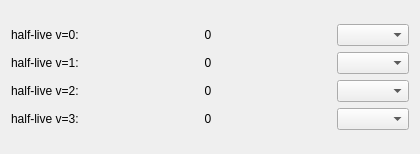
<?xml version="1.0" encoding="UTF-8"?>
<ui version="4.0">
<comment> This file is part of TUNNEX.

 TUNNEX is free software: you can redistribute it and/or modify
 it under the terms of the GNU General Public License as published by
 the Free Software Foundation, either version 3 of the License, or
 laster any later version.

 TUNNEX is distributed in the hope that it will be useful,
 but WITHOUT ANY WARRANTY; without even the implied warranty of
 MERCHANTABILITY or FITNESS FOR A PARTICULAR PURPOSE.  See the
 GNU General Public License for more details.

 You should have received a copy of the GNU General Public License
 along with TUNNEX.  If not, see http://www.gnu.org/licenses/.

 TUNNEX 1.0.0 
 Copyright (c) Henrik Quanz
 </comment>
 <class>WKB::widgets::resultWidget</class>
 <widget class="QWidget" name="WKB::widgets::resultWidget">
  <property name="geometry">
   <rect>
    <x>0</x>
    <y>0</y>
    <width>420</width>
    <height>154</height>
   </rect>
  </property>
  <property name="sizePolicy">
   <sizepolicy hsizetype="Preferred" vsizetype="Preferred">
    <horstretch>0</horstretch>
    <verstretch>0</verstretch>
   </sizepolicy>
  </property>
  <property name="minimumSize">
   <size>
    <width>420</width>
    <height>154</height>
   </size>
  </property>
  <property name="windowTitle">
   <string>Form</string>
  </property>
  <property name="locale">
   <locale language="English" country="UnitedStates"/>
  </property>
  <layout class="QGridLayout" name="gridLayout">
   <item row="3" column="2">
    <widget class="QComboBox" name="combo_v2">
     <property name="sizePolicy">
      <sizepolicy hsizetype="Fixed" vsizetype="Fixed">
       <horstretch>0</horstretch>
       <verstretch>0</verstretch>
      </sizepolicy>
     </property>
    </widget>
   </item>
   <item row="3" column="1">
    <widget class="QLabel" name="resV2">
     <property name="sizePolicy">
      <sizepolicy hsizetype="Preferred" vsizetype="Fixed">
       <horstretch>0</horstretch>
       <verstretch>0</verstretch>
      </sizepolicy>
     </property>
     <property name="text">
      <string>0</string>
     </property>
     <property name="alignment">
      <set>Qt::AlignCenter</set>
     </property>
     <property name="textInteractionFlags">
      <set>Qt::LinksAccessibleByMouse|Qt::TextSelectableByMouse</set>
     </property>
    </widget>
   </item>
   <item row="4" column="1">
    <widget class="QLabel" name="resV3">
     <property name="sizePolicy">
      <sizepolicy hsizetype="Preferred" vsizetype="Fixed">
       <horstretch>0</horstretch>
       <verstretch>0</verstretch>
      </sizepolicy>
     </property>
     <property name="text">
      <string>0</string>
     </property>
     <property name="alignment">
      <set>Qt::AlignCenter</set>
     </property>
     <property name="textInteractionFlags">
      <set>Qt::LinksAccessibleByMouse|Qt::TextSelectableByMouse</set>
     </property>
    </widget>
   </item>
   <item row="4" column="0">
    <widget class="QLabel" name="label_4">
     <property name="sizePolicy">
      <sizepolicy hsizetype="Fixed" vsizetype="Fixed">
       <horstretch>0</horstretch>
       <verstretch>0</verstretch>
      </sizepolicy>
     </property>
     <property name="text">
      <string>half-live v=3:</string>
     </property>
    </widget>
   </item>
   <item row="4" column="2">
    <widget class="QComboBox" name="combo_v3">
     <property name="sizePolicy">
      <sizepolicy hsizetype="Fixed" vsizetype="Fixed">
       <horstretch>0</horstretch>
       <verstretch>0</verstretch>
      </sizepolicy>
     </property>
    </widget>
   </item>
   <item row="1" column="0">
    <widget class="QLabel" name="label">
     <property name="sizePolicy">
      <sizepolicy hsizetype="Fixed" vsizetype="Fixed">
       <horstretch>0</horstretch>
       <verstretch>0</verstretch>
      </sizepolicy>
     </property>
     <property name="text">
      <string>half-live v=0:</string>
     </property>
    </widget>
   </item>
   <item row="1" column="1">
    <widget class="QLabel" name="resV0">
     <property name="sizePolicy">
      <sizepolicy hsizetype="Preferred" vsizetype="Fixed">
       <horstretch>0</horstretch>
       <verstretch>0</verstretch>
      </sizepolicy>
     </property>
     <property name="text">
      <string>0</string>
     </property>
     <property name="alignment">
      <set>Qt::AlignCenter</set>
     </property>
     <property name="textInteractionFlags">
      <set>Qt::LinksAccessibleByMouse|Qt::TextSelectableByMouse</set>
     </property>
    </widget>
   </item>
   <item row="1" column="2">
    <widget class="QComboBox" name="combo_v0">
     <property name="sizePolicy">
      <sizepolicy hsizetype="Fixed" vsizetype="Fixed">
       <horstretch>0</horstretch>
       <verstretch>0</verstretch>
      </sizepolicy>
     </property>
    </widget>
   </item>
   <item row="2" column="0">
    <widget class="QLabel" name="label_2">
     <property name="sizePolicy">
      <sizepolicy hsizetype="Fixed" vsizetype="Fixed">
       <horstretch>0</horstretch>
       <verstretch>0</verstretch>
      </sizepolicy>
     </property>
     <property name="text">
      <string>half-live v=1:</string>
     </property>
    </widget>
   </item>
   <item row="2" column="1">
    <widget class="QLabel" name="resV1">
     <property name="sizePolicy">
      <sizepolicy hsizetype="Preferred" vsizetype="Fixed">
       <horstretch>0</horstretch>
       <verstretch>0</verstretch>
      </sizepolicy>
     </property>
     <property name="text">
      <string>0</string>
     </property>
     <property name="alignment">
      <set>Qt::AlignCenter</set>
     </property>
     <property name="textInteractionFlags">
      <set>Qt::LinksAccessibleByMouse|Qt::TextSelectableByMouse</set>
     </property>
    </widget>
   </item>
   <item row="2" column="2">
    <widget class="QComboBox" name="combo_v1">
     <property name="sizePolicy">
      <sizepolicy hsizetype="Fixed" vsizetype="Fixed">
       <horstretch>0</horstretch>
       <verstretch>0</verstretch>
      </sizepolicy>
     </property>
    </widget>
   </item>
   <item row="3" column="0">
    <widget class="QLabel" name="label_3">
     <property name="sizePolicy">
      <sizepolicy hsizetype="Fixed" vsizetype="Fixed">
       <horstretch>0</horstretch>
       <verstretch>0</verstretch>
      </sizepolicy>
     </property>
     <property name="text">
      <string>half-live v=2:</string>
     </property>
    </widget>
   </item>
   <item row="5" column="0" colspan="3">
    <spacer name="verticalSpacer_2">
     <property name="orientation">
      <enum>Qt::Vertical</enum>
     </property>
     <property name="sizeType">
      <enum>QSizePolicy::MinimumExpanding</enum>
     </property>
     <property name="sizeHint" stdset="0">
      <size>
       <width>20</width>
       <height>0</height>
      </size>
     </property>
    </spacer>
   </item>
   <item row="0" column="0" colspan="3">
    <spacer name="verticalSpacer">
     <property name="orientation">
      <enum>Qt::Vertical</enum>
     </property>
     <property name="sizeType">
      <enum>QSizePolicy::MinimumExpanding</enum>
     </property>
     <property name="sizeHint" stdset="0">
      <size>
       <width>20</width>
       <height>0</height>
      </size>
     </property>
    </spacer>
   </item>
  </layout>
 </widget>
 <resources/>
 <connections/>
</ui>
